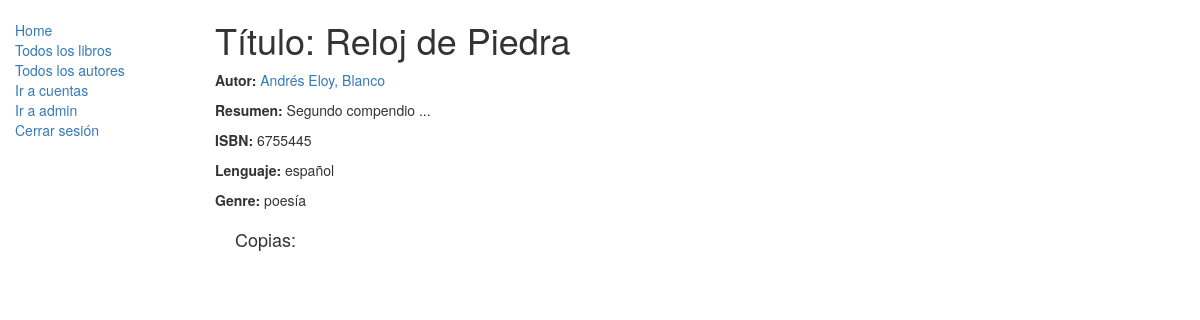
/catalogo/libro/3, run on an earlier commit of the app's database.
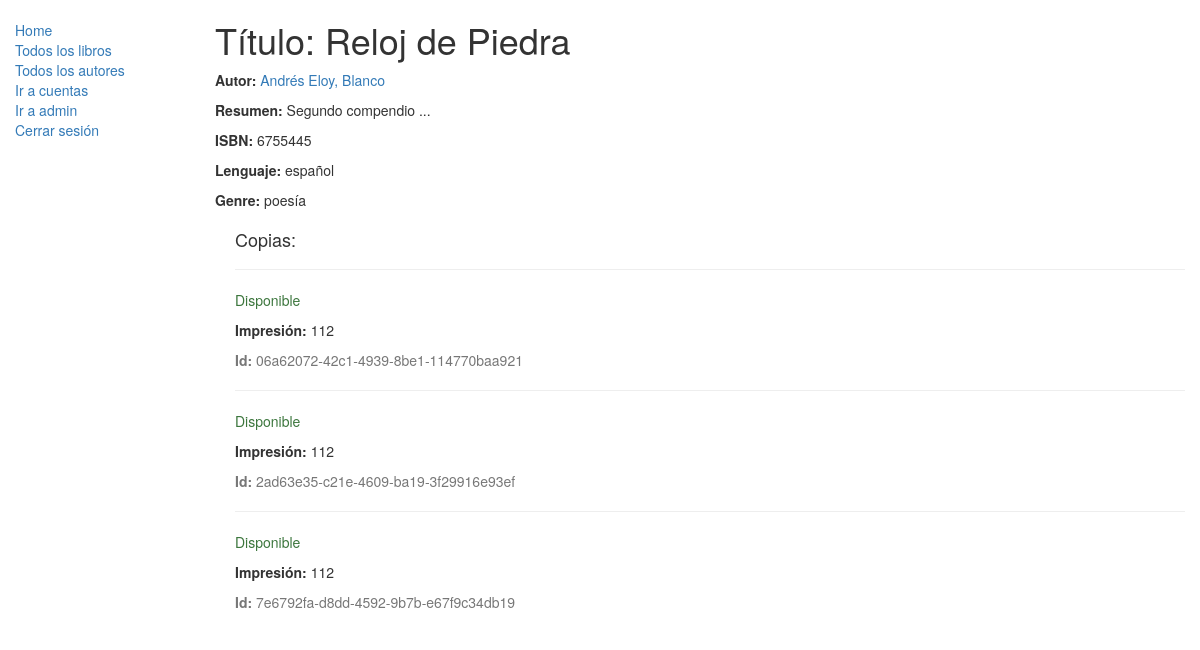
And on a later commit of the database.
### catalogo/models.py (models this page shows, shortened)
class Libro(models.Model):
    titulo = models.CharField(max_length=200)
    autor = models.ForeignKey('Autor', on_delete=models.SET_NULL, null=True)
    resumen = models.TextField(max_length=1000, help_text="Ingrese una breve descripción del libro")
    isbn = models.CharField('ISBN',max_length=13, help_text='hasta 13 Caracteres <a href="https://www.isbn-international.org/content/what-isbn">ISBN number</a>')
    genero = models.ManyToManyField(Genero, help_text="seleccione un genero para este libro.")
    lenguaje = models.ForeignKey('Lenguaje', on_delete=models.SET_NULL, null=True)
    def display_genero(self):
        """
        Creates a string for the Genero. This is required to display genre in Admin."""
        return ', '.join([ genero.nombre for genero in self.genero.all()[:3] ])
    display_genero.short_description = 'Genero'

class Autor(models.Model):
    nombre = models.CharField(max_length=100)
    apellido = models.CharField(max_length=100)
    fecha_nacimiento = models.DateField(null=True, blank=True)
    fecha_muerte = models.DateField('Muerte', null=True, blank=True)
    def __str__(self):
        return '%s, %s' % (self.nombre, self.apellido)

class Lenguaje(models.Model):
    nombre = models.CharField(max_length=200,
                            help_text="Introduzca el idioma del libro.")
    def __str__(self):
        return self.nombre

class Genero(models.Model):
    nombre = models.CharField(max_length=200, help_text="Ingrese el tipo de género (p. ej. Ciencia Ficción, Poesía Francesa etc.)")
    def __str__(self):
        return self.nombre

class EjemplarEspecifico(models.Model):
    id = models.UUIDField(primary_key=True, default=uuid.uuid4, help_text="ID único para este libro particular en toda la biblioteca")
    libro = models.ForeignKey('Libro', on_delete=models.SET_NULL, null=True)
    impresion = models.CharField(max_length=200)
    devolucion = models.DateField(null=True, blank=True)
    LOAN_STATUS = (
        ('m', 'Mantenimiento'),
        ('p', 'Prestado'),
        ('d', 'Disponible'),
        ('r', 'Reservado'),
    )
    status = models.CharField(max_length=1, choices=LOAN_STATUS, blank=True, default='m', help_text='Disponibilidad del libro')
    class Meta:
        ordering = ["devolucion"]
        permissions = (("puede_marcar_retornado", "Poner como devuelto"),)

### catalogo/views.py (the view)
class VistaDetalleDeLibro(generic.DetailView):
    model = Libro  #Mismo modelo Libro, distinto tipo de vista genérica (generic.DetailView)

### catalogo/templates/catalogo/libro_detail.html (shortened to what this page needs)
{% extends "base_generica.html" %}
{% block content %}
  <h1>Título: {{ libro.titulo }}</h1>
  <p><strong>Autor:</strong> <a href="{% url 'autor-detail' libro.autor.pk %}">{{ libro.autor }}</a></p>
  <p><strong>Resumen:</strong> {{ libro.resumen }}</p>
  <p><strong>ISBN:</strong> {{ libro.isbn }}</p>
  <p><strong>Lenguaje:</strong> {{ libro.lenguaje }}</p>
  <p><strong>Genre:</strong> {% for genero in libro.genero.all %} {{ genero }}{% if not forloop.last %}, {% endif %}{% endfor %}</p>
  <div style="margin-left:20px;margin-top:20px">
    <h4>Copias:</h4>
    {% for copy in libro.ejemplarespecifico_set.all %}
    <hr>
    <p class="{% if copy.status == 'd' %}text-success{% elif copy.status == 'm' %}text-danger{% else %}text-warning{% endif %}">{{ copy.get_status_display }}</p>
    <p><strong>Impresión:</strong> {{copy.impresion}}</p>
    <p class="text-muted"><strong>Id:</strong> {{copy.id}}</p>
    {% endfor %}
  </div>
{% endblock %}

### catalogo/templates/base_generica.html (shortened to what this page needs)
<!DOCTYPE html>
<html lang="es">
<head>
  <link rel="stylesheet" href="https://maxcdn.bootstrapcdn.com/bootstrap/3.3.7/css/bootstrap.min.css">
  {% load static %}
  <link rel="stylesheet" href="{% static 'css/styles.css' %}">
</head>
<body>
  <div class="container-fluid">
    <div class="row">
      <div class="col-sm-2">
      {% block sidebar %}
      <ul class="sidebar-nav">
          <li><a href="{% url 'index' %}">Home</a></li>
          <li><a href="{% url 'libros' %}">Todos los libros</a></li>
          <li><a href="{% url 'autores' %}">Todos los autores</a></li>
          <li><a href="{% url 'login' %}">Ir a cuentas</a></li>
          <li><a href="/admin">Ir a admin</a></li>
          <li><a href="">Cerrar sesión</a></li>
      </ul>
     {% endblock %}
      </div>
      <div class="col-sm-10 ">
      {% block content %}{% endblock %}
      </div>
    </div>
  </div>
</body>
</html>

### catalogo/static/css/styles.css (style rules this page uses)
.sidebar-nav { margin-top: 20px; padding: 0; list-style: none; }

What changed in the data, as far as the page shows it:
added EjemplarEspecifico: status "Disponible", impresion "112", id "06a62072-42c1-4939-8be1-114770baa921"
added EjemplarEspecifico: status "Disponible", impresion "112", id "2ad63e35-c21e-4609-ba19-3f29916e93ef"
added EjemplarEspecifico: status "Disponible", impresion "112", id "7e6792fa-d8dd-4592-9b7b-e67f9c34db19"
